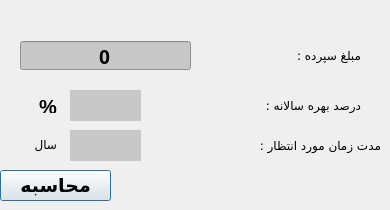
    <widget class="QWidget" name="tab_4">
     <attribute name="title">
      <string>محاسبه ی سود مرکب</string>
     </attribute>
     <widget class="QLabel" name="mablaq_7">
      <property name="geometry">
       <rect>
        <x>230</x>
        <y>40</y>
        <width>131</width>
        <height>31</height>
       </rect>
      </property>
      <property name="font">
       <font>
        <family>IRYekan</family>
       </font>
      </property>
      <property name="text">
       <string>مبلغ سپرده :</string>
      </property>
     </widget>
     <widget class="QLabel" name="bahre_8">
      <property name="geometry">
       <rect>
        <x>180</x>
        <y>90</y>
        <width>181</width>
        <height>31</height>
       </rect>
      </property>
      <property name="font">
       <font>
        <family>IRYekan</family>
       </font>
      </property>
      <property name="text">
       <string>درصد بهره سالانه :</string>
      </property>
     </widget>
     <widget class="QLabel" name="time_frame_3">
      <property name="geometry">
       <rect>
        <x>160</x>
        <y>130</y>
        <width>221</width>
        <height>31</height>
       </rect>
      </property>
      <property name="font">
       <font>
        <family>IRYekan</family>
       </font>
      </property>
      <property name="text">
       <string>مدت زمان مورد انتظار :</string>
      </property>
     </widget>
     <widget class="QSpinBox" name="mablaq_entry_7">
      <property name="geometry">
       <rect>
        <x>20</x>
        <y>40</y>
        <width>171</width>
        <height>31</height>
       </rect>
      </property>
      <property name="sizePolicy">
       <sizepolicy hsizetype="Fixed" vsizetype="Fixed">
        <horstretch>0</horstretch>
        <verstretch>0</verstretch>
       </sizepolicy>
      </property>
      <property name="font">
       <font>
        <family>B Koodak</family>
        <pointsize>14</pointsize>
        <weight>75</weight>
        <bold>true</bold>
       </font>
      </property>
      <property name="styleSheet">
       <string notr="true">background-color: rgb(200, 200, 200);</string>
      </property>
      <property name="wrapping">
       <bool>false</bool>
      </property>
      <property name="alignment">
       <set>Qt::AlignCenter</set>
      </property>
      <property name="buttonSymbols">
       <enum>QAbstractSpinBox::NoButtons</enum>
      </property>
      <property name="showGroupSeparator" stdset="0">
       <bool>true</bool>
      </property>
      <property name="maximum">
       <number>999999999</number>
      </property>
     </widget>
     <widget class="QLineEdit" name="bahre_entry_8">
      <property name="geometry">
       <rect>
        <x>70</x>
        <y>90</y>
        <width>71</width>
        <height>31</height>
       </rect>
      </property>
      <property name="sizePolicy">
       <sizepolicy hsizetype="Fixed" vsizetype="Fixed">
        <horstretch>0</horstretch>
        <verstretch>0</verstretch>
       </sizepolicy>
      </property>
      <property name="font">
       <font>
        <family>B Koodak</family>
        <pointsize>14</pointsize>
        <weight>75</weight>
        <bold>true</bold>
       </font>
      </property>
      <property name="layoutDirection">
       <enum>Qt::LeftToRight</enum>
      </property>
      <property name="styleSheet">
       <string notr="true">background-color: rgb(200, 200, 200);</string>
      </property>
      <property name="frame">
       <bool>false</bool>
      </property>
      <property name="alignment">
       <set>Qt::AlignCenter</set>
      </property>
     </widget>
     <widget class="QLineEdit" name="time_entry">
      <property name="geometry">
       <rect>
        <x>70</x>
        <y>130</y>
        <width>71</width>
        <height>31</height>
       </rect>
      </property>
      <property name="sizePolicy">
       <sizepolicy hsizetype="Fixed" vsizetype="Fixed">
        <horstretch>0</horstretch>
        <verstretch>0</verstretch>
       </sizepolicy>
      </property>
      <property name="font">
       <font>
        <family>B Koodak</family>
        <pointsize>14</pointsize>
        <weight>75</weight>
        <bold>true</bold>
       </font>
      </property>
      <property name="layoutDirection">
       <enum>Qt::LeftToRight</enum>
      </property>
      <property name="styleSheet">
       <string notr="true">background-color: rgb(200, 200, 200);</string>
      </property>
      <property name="frame">
       <bool>false</bool>
      </property>
      <property name="alignment">
       <set>Qt::AlignCenter</set>
      </property>
     </widget>
     <widget class="QPushButton" name="mohasebe_7">
      <property name="geometry">
       <rect>
        <x>0</x>
        <y>170</y>
        <width>111</width>
        <height>31</height>
       </rect>
      </property>
      <property name="sizePolicy">
       <sizepolicy hsizetype="Fixed" vsizetype="Fixed">
        <horstretch>0</horstretch>
        <verstretch>0</verstretch>
       </sizepolicy>
      </property>
      <property name="font">
       <font>
        <family>B Titr</family>
        <pointsize>14</pointsize>
        <weight>75</weight>
        <bold>true</bold>
       </font>
      </property>
      <property name="text">
       <string>محاسبه</string>
      </property>
      <property name="autoRepeat">
       <bool>false</bool>
      </property>
      <property name="autoDefault">
       <bool>true</bool>
      </property>
      <property name="default">
       <bool>true</bool>
      </property>
      <property name="flat">
       <bool>false</bool>
      </property>
     </widget>
     <widget class="QLabel" name="label_9">
      <property name="geometry">
       <rect>
        <x>10</x>
        <y>100</y>
        <width>47</width>
        <height>13</height>
       </rect>
      </property>
      <property name="font">
       <font>
        <pointsize>15</pointsize>
        <weight>75</weight>
        <bold>true</bold>
       </font>
      </property>
      <property name="text">
       <string>%</string>
      </property>
      <property name="scaledContents">
       <bool>false</bool>
      </property>
      <property name="alignment">
       <set>Qt::AlignRight|Qt::AlignTrailing|Qt::AlignVCenter</set>
      </property>
      <property name="openExternalLinks">
       <bool>true</bool>
      </property>
     </widget>
     <widget class="QLabel" name="label_12">
      <property name="geometry">
       <rect>
        <x>16</x>
        <y>129</y>
        <width>41</width>
        <height>31</height>
       </rect>
      </property>
      <property name="text">
       <string>سال</string>
      </property>
     </widget>
    </widget>
